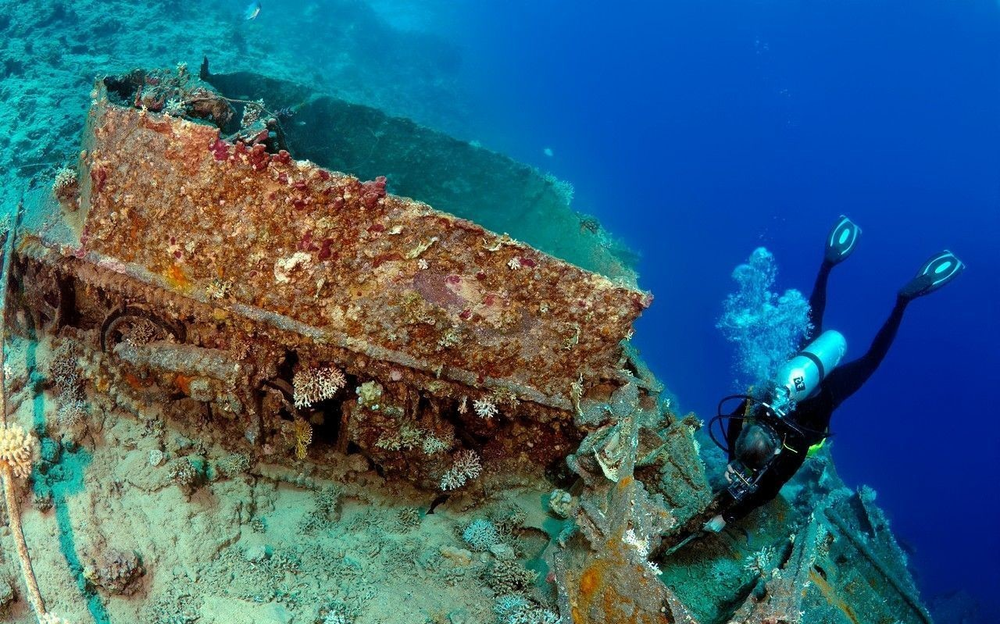
#> input picture Underwater Image Enhancement/RGHS/InputImages/2_img_.png, 1000 x 624 px, shrunk from 1280 x 799 before the run, found by its file name; its folder holds only this picture in this run
$ python Saturation.py
#> lines starting #> are read from the running program, lines starting #| are printed output that depends on the picture; long printed decimals are rounded
import os
import numpy as np
import datetime
import cv2
import natsort
from skimage.color import rgb2lab, lab2rgb
import matplotlib.pyplot as plt


np.seterr(over='ignore')
if __name__ == '__main__':
    pass

path = "EnhancementofUnderwaterImages/InputImages"
files = os.listdir(path)
files =  natsort.natsorted(files)
starttime = datetime.datetime.now()

# BLs = read_xls_file()
# print('BLs',BLs)

for i in range(len(files)):
    file = files[i]
    Num  = file.split('.')[0]
    filepath = path + "/" + file
    # BL = BLs[i]
    print('********    file   ********', file)
    img = cv2.imread('InputImages/' + file)
#> img is the input picture: shape (624, 1000, 3); mean B, G, R 119.6, 96.7, 56.2
    height = len(img)
#> height = 624
    width = len(img[0])
#> width = 1000
    Sat = np.zeros((height,width ))
    for i in range(0, img.shape[0]):
        for j in range(0, img.shape[1]):
            if(np.max(img[i,j,:]) == 0):
                Sat[i,j] = 1
            else:
                Sat[i, j] = (np.max(img[i,j,:]) - np.min(img[i,j,:]))/np.max(img[i,j,:])
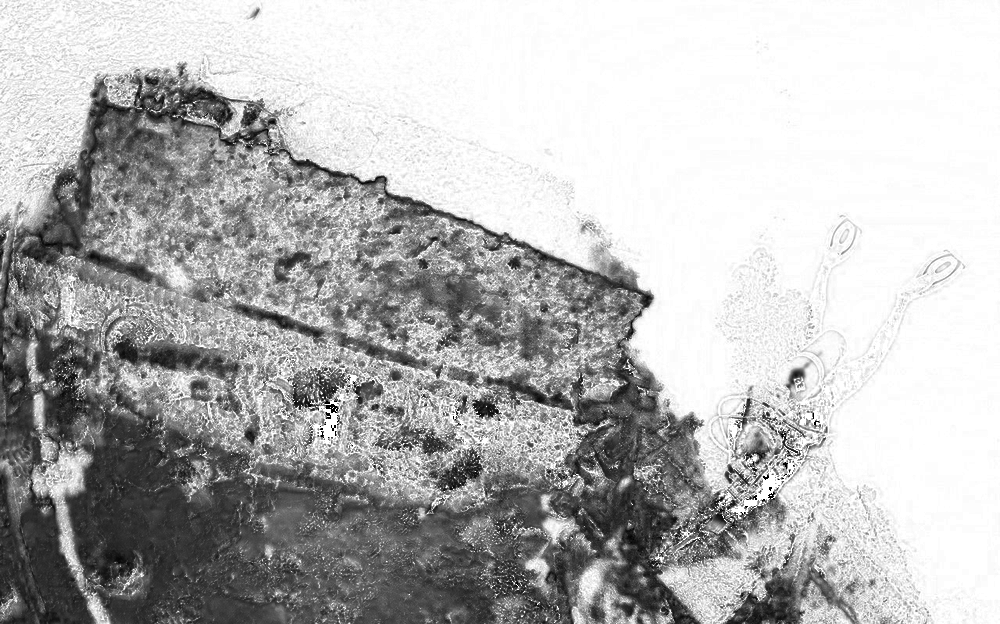
#> Sat: shape (624, 1000) float64; min 0, max 1, mean 0.713
    Sat = 1- Sat
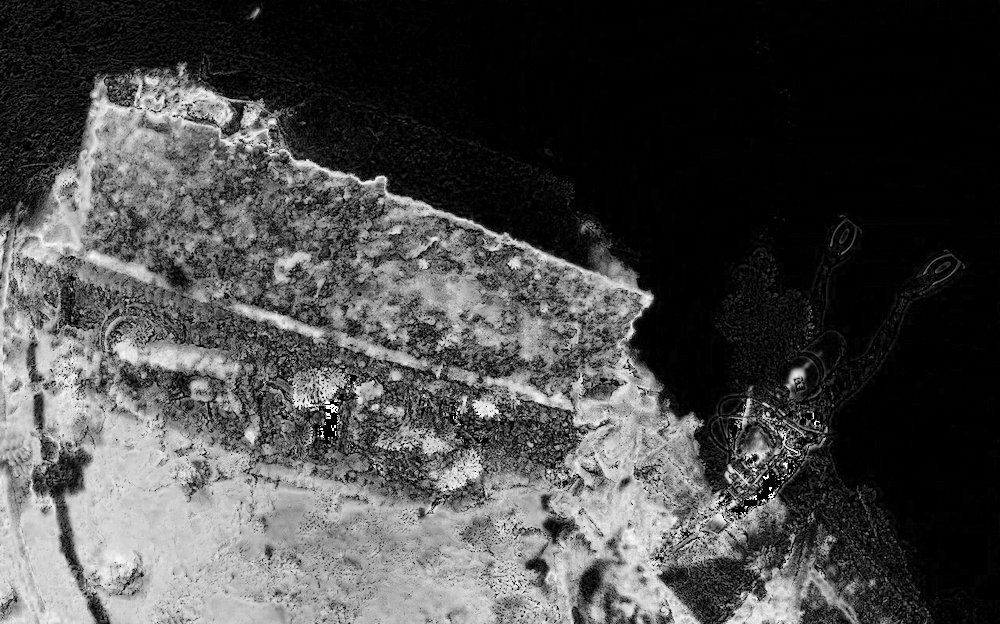
#> Sat: shape (624, 1000) float64; min 0, max 1, mean 0.287
    lamba = 1 - np.mean(Sat)
#> lamba = 0.713
    print('lamba',lamba)
#| lamba 0.7135
    # cv2.imwrite('Results_Saturation/' + Num + 'Sat_TM_lamba.jpg', np.uint8((Sat * lamba) * 255))
